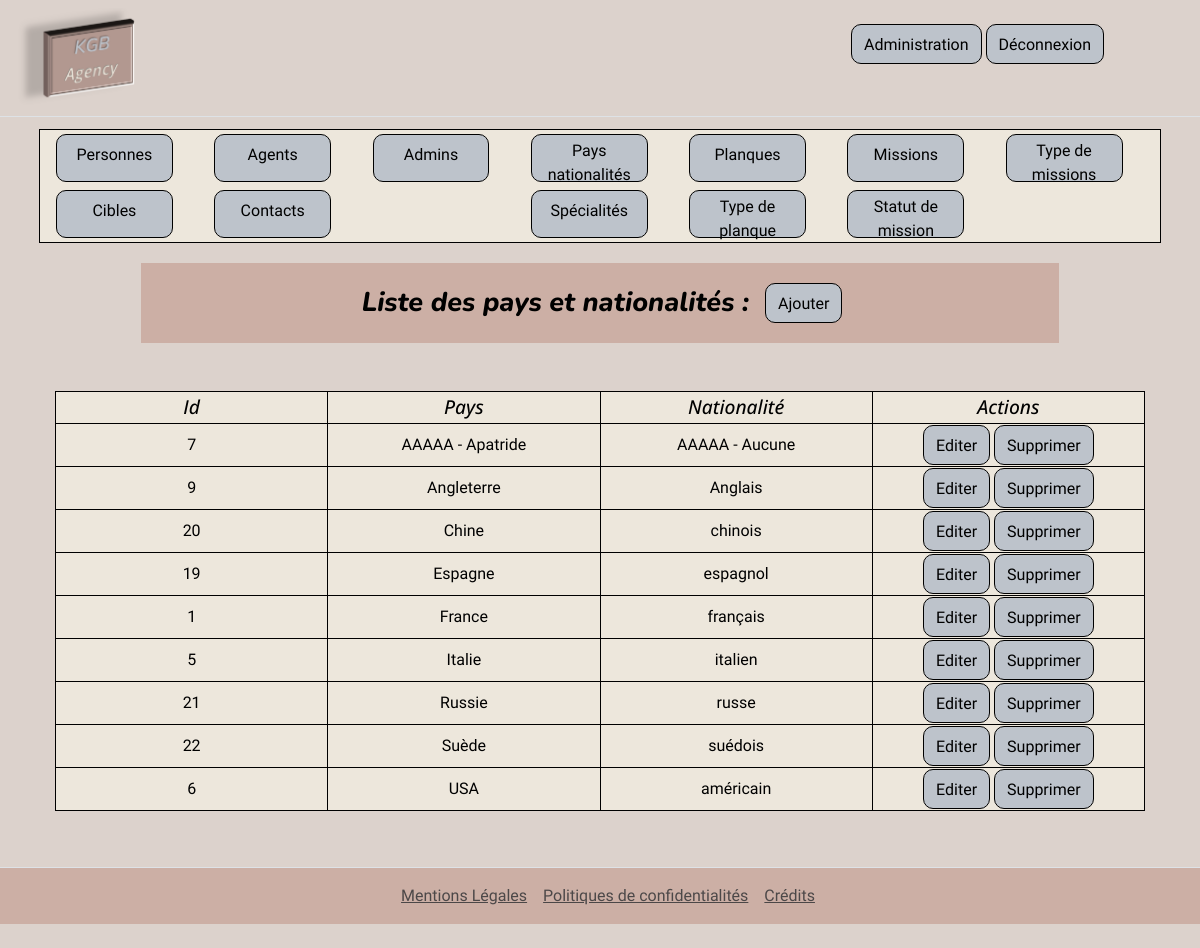
Screenshot of /index.php?controller=back&action=Country&todo=home (signed in) with the database file from the repository.
### tables this page shows
CREATE TABLE IF NOT EXISTS `countries` (
  `id` int(11) NOT NULL AUTO_INCREMENT,
  `country_name` varchar(50) NOT NULL,
  `nationality` varchar(50) NOT NULL,
  PRIMARY KEY (`id`)
);

### index.php (called while the page is built, shortened)
<?php
$controller = new Controller();
$controller->route();

### App/Db/Mysql.php (called while the page is built, shortened)
<?php
class Mysql
{
    private $db_name;
    private $db_user;
    private $db_password;
    private $db_port;
    private $db_host;
    private $pdo = null;
    private static $_instance = null;
    public static function getInstance():self
    {
        if (is_null(self::$_instance)) {
            self::$_instance = new Mysql();
        }
        return self::$_instance;
    }
    public function getPDO():\PDO
    {
        if (is_null($this->pdo)){
            $this->pdo = new \PDO('mysql:host=' . $this->db_host . ';port='. $this->db_port. ';charset=utf8mb4;dbname=' . $this->db_name . ";'", $this->db_user, $this->db_password);
        }
        return $this->pdo;
    }
}

### App/Repository/Repository.php (called while the page is built, shortened)
<?php
class Repository{
    public function __construct()
    {
       $mysql = Mysql::getInstance();
       $this->pdo = $mysql->getPDO();
    }
}

### App/Repository/CountryRepository.php (called while the page is built, shortened)
<?php
class CountryRepository extends Repository
{
    public function findAllCountrys():Array|bool
    {
        try{
            $query = $this->pdo->prepare("SELECT * FROM countries ORDER BY country_name");
            $query->execute();
            $allCountries = $query->fetchAll($this->pdo::FETCH_ASSOC);
            if ($allCountries){
                return $allCountries;
            }else {
                return false;
            }
        }catch (\Exception $e){
            $error = $e->getMessage();
            $control = new Controller();
            $control->render('/errors', [
                'error' => $error
            ]);
        }
    }
}

### templates/partials/Country/Home.php (the view)
<div class="row d-flex justify-content-center ">
    <div class="col-9 m-3 p-3 d-flex align-items-center justify-content-center pageTitle">
        <h1 class="d-flex justify-content-center m-2"> Liste des pays et nationalités : </h1>
        <div class="d-flex justify-content-end my-1 ms-2 me-1">
            <a href="/index.php?controller=back&action=Country&todo=create" class="btn btn-primary pt-2" aria-current="page creation Personne">Ajouter</a>
        </div>
    </div>
    <div class="col-11 m-3 p-3 ">
        <?php if ($errors) { ?>
            <div class="alert alert-danger">
                <?php echo($errors) ?>
            </div>
        <?php } else {
            if ($allElements) { ?>
                <table class="col-12 tabMissions">
                    <thead>
                        <th class="col-3 tabTitle">Id</th>
                        <th class="col-3 tabTitle">Pays</th>
                        <th class="col-3 tabTitle">Nationalité</th>
                        <th class="col-3 tabTitle">Actions</th>
                    </thead>
                    <tbody>
                    <?php foreach ($allElements as $element) { ?>
                        <tr>
                            <td><?php echo($element['id']); ?></td>
                            <td><?php echo(htmlspecialchars($element['country_name']));
                                if ($_GET['todo']=='delete'){
                                    if ($element['id'] == $_GET['id'] ){ ?>
                                    <p class="alert alert-danger"><?php echo('Supprimez cet élément ?'); ?>
                                    <a href="/index.php?controller=back&action=Country&todo=delete&rep=oui&id=<?php echo($element['id']) ?>" class="btn btn-primary pt-2" aria-current="OUI">OUI</a>
                                    <a href="/index.php?controller=back&action=Country&todo=home" class="btn btn-primary pt-2" aria-current="NON">NON</a></p>
                                <?php } } ?></td>
                            <td><?php echo(htmlspecialchars($element['nationality'])); ?></td>
                            <td>
                                <a href="/index.php?controller=back&action=Country&todo=edit&id=<?php echo($element['id']) ?>" class="btn btn-primary pt-2" aria-current="pageEdit">Editer</a>
                                <a href="/index.php?controller=back&action=Country&todo=delete&id=<?php echo($element['id']) ?>" class="btn btn-primary pt-2" aria-current="pageEdit">Supprimer</a>
                            </td>
                        </tr>
                    <?php } ?>
                    </tbody>
                </table>
        <?php } } ?>
    </div>
</div>

### assets/CSS/style.css (style rules this page uses)
body, header { background-color: #DCD2CC; border-color: #DCD2CC; }
.pageTitle, h1 { font-family: "Nunito", sans-serif; font-size: 1.3em; font-style: italic; font-weight: 800; background-color: #CCAFA5; color : black; }
table, th, td { border: 1px solid black; border-collapse: collapse; }
th { font-family: "Open Sans", sans-serif; font-size: 1.2em; font-style: italic; font-weight: 500; }
td { font-family: "Martel Sans", sans-serif; font-weight: 400; font-style: normal; }
.tabMissions { text-align: center; background-color:#EDE7DC; color : black; }
.btn-primary { font-family: "Martel Sans", sans-serif; font-weight: 400; font-style: normal; --bs-btn-color: black; --bs-btn-bg: #BDC3CB; --bs-btn-border-color: black; --bs-btn-border-radius: 10px; --bs-btn-hover-color: black; --bs-btn-hover-bg: #CCAFA5; --bs-btn-hover-border-color: #CCAFA5; --bs-btn-focus-shadow-rgb: #CCAFA5; --bs-btn-active-color: black; --bs-btn-active-bg: #CCAFA5; --bs-btn-active-border-color: #CCAFA5; --bs-btn-active-shadow: inset 0 3px 5px #CCAFA5; --bs-btn-disabled-color: black; --bs-btn-disabled-bg: #FFF; --bs-btn-disabled-border-color: #FFF; }

### rows the page displays
countries: id "7", country_name "AAAAA - Apatride", nationality "AAAAA - Aucune"
countries: id "9", country_name "Angleterre", nationality "Anglais"
countries: id "20", country_name "Chine", nationality "chinois"
countries: id "19", country_name "Espagne", nationality "espagnol"
countries: id "1", country_name "France", nationality "français"
countries: id "5", country_name "Italie", nationality "italien"
countries: id "21", country_name "Russie", nationality "russe"
countries: id "22", country_name "Suède", nationality "suédois"
countries: id "6", country_name "USA", nationality "américain"
